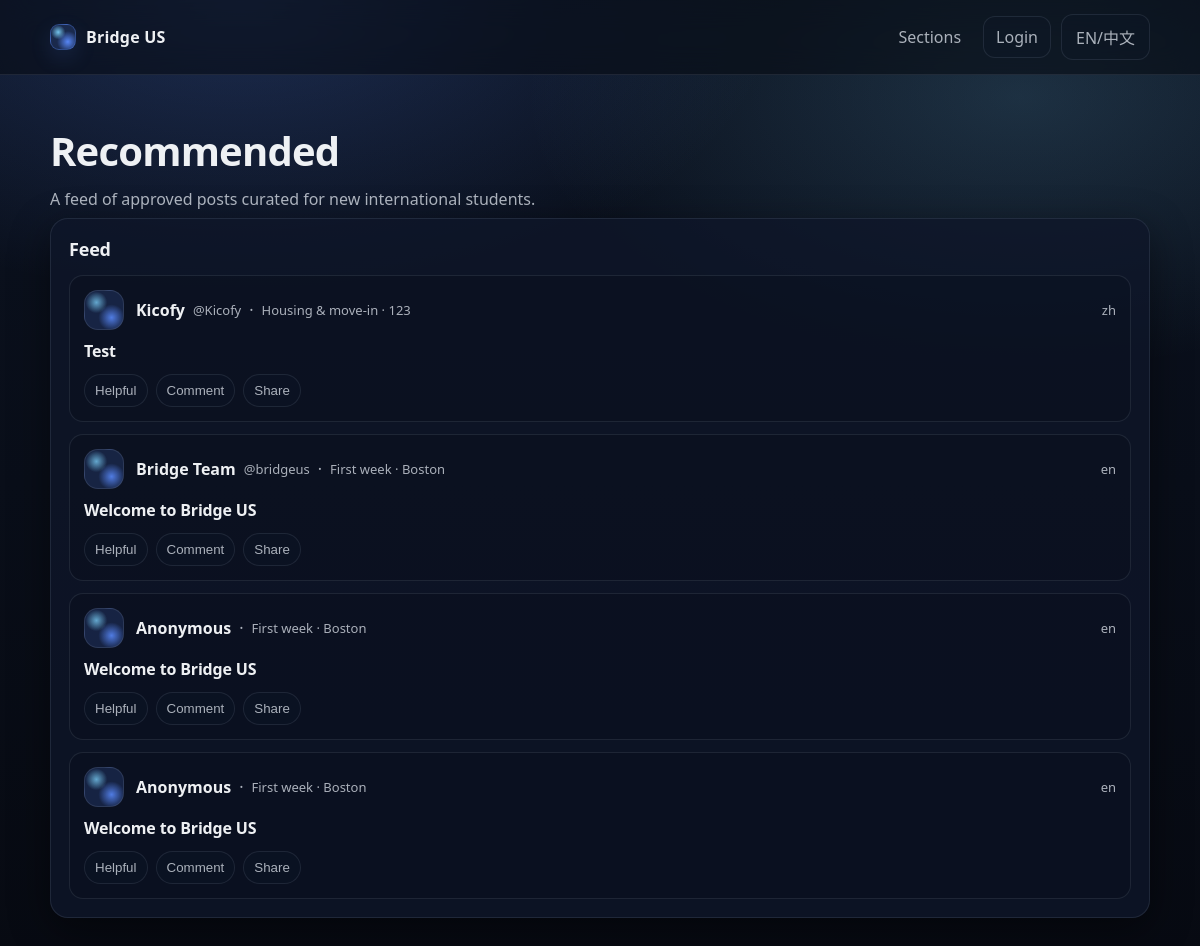
The page / on the database its author committed.
### tables this page shows
CREATE TABLE posts (
              id INTEGER PRIMARY KEY AUTOINCREMENT,
              title TEXT NOT NULL,
              content TEXT NOT NULL,
              city TEXT,
              section TEXT NOT NULL,
              status TEXT NOT NULL,
              source_lang TEXT NOT NULL DEFAULT 'en',
              created_at TEXT NOT NULL DEFAULT (datetime('now')),
              updated_at TEXT NOT NULL DEFAULT (datetime('now'))
            , author_name TEXT, author_handle TEXT, author_user_id INTEGER, reviewed_by_user_id INTEGER, review_note TEXT, reviewed_at TEXT);

### app.py (the view)
    @app.get("/")
    def index():
        posts = list_approved_posts(limit=10)
        return render_template("index.html", posts=posts)

### db.py (called while the page is built)
def get_db() -> sqlite3.Connection:
    db: Optional[sqlite3.Connection] = g.get("db")
    if db is None:
        db = sqlite3.connect(current_app.config["DATABASE_PATH"])
        db.row_factory = sqlite3.Row
        g.db = db
    return db

def list_approved_posts(
    *, limit: int = 50, city: Optional[str] = None, section: Optional[str] = None
) -> List[Dict[str, Any]]:
    db = get_db()
    q = """
    SELECT id, title, city, section, source_lang, created_at, author_name, author_handle
    FROM posts
    WHERE status = 'approved'
    """
    args: List[Any] = []
    if city:
        q += " AND lower(coalesce(city,'')) = lower(?)"
        args.append(city.strip())
    if section:
        q += " AND section = ?"
        args.append(section)
    q += " ORDER BY id DESC LIMIT ?"
    args.append(limit)
    rows = db.execute(q, tuple(args)).fetchall()
    return [dict(r) for r in rows]

### templates/index.html (shortened to what this page needs)
{% extends "base.html" %}
{% block content %}
  <section class="hero" style="padding-bottom: 8px;">
    <h1>Recommended</h1>
    <p class="muted">A feed of approved posts curated for new international students.</p>
  </section>
  <section class="card">
    <div class="row">
      <h2 style="margin: 0;">Feed</h2>
    </div>
    {% if posts and posts|length > 0 %}
      <ul class="feed">
        {% for p in posts %}
          <li class="post-card">
            <div class="post-head">
              <div class="avatar" aria-hidden="true"></div>
              <div class="post-head-main">
                <div class="author-line">
                  <span class="author-name">{{ p.author_name or "Anonymous" }}</span>
                  {% if p.author_handle %}<span class="author-handle">{{ p.author_handle }}</span>{% endif %}
                  <span class="dot">·</span>
                  <span class="meta">{{ section_label(p.section) }}{% if p.city %} · {{ p.city }}{% endif %}</span>
                </div>
              </div>
              <div class="meta">{{ p.source_lang }}</div>
            </div>
            <div class="post-body">
              <a class="post-title" href="{{ url_for('post_detail', post_id=p.id) }}">{{ p.title }}</a>
            </div>
            <div class="post-actions">
              <button class="action" type="button">Helpful</button>
              <button class="action" type="button">Comment</button>
              <button class="action" type="button">Share</button>
            </div>
          </li>
        {% endfor %}
      </ul>
    {% else %}
      <p class="muted">No approved posts yet. (Step 2) Insert one row with status=approved to verify DB wiring.</p>
    {% endif %}
  </section>
{% endblock %}

### static/app.css (style rules this page uses)
:root { --bg-0: #070a12; --bg-1: #0b1220; --surface-0: rgba(15, 23, 42, 0.78); --surface-1: rgba(17, 25, 44, 0.65); --border: rgba(148, 163, 184, 0.14); --border-2: rgba(148, 163, 184, 0.22); --text-0: rgba(248, 250, 252, 0.96); --text-1: rgba(226, 232, 240, 0.74); --accent: #5b8cff; --accent-2: #7dd3fc; --shadow: 0 12px 40px rgba(0, 0, 0, 0.45); --radius-lg: 18px; --radius-md: 14px; }
* { box-sizing: border-box; }
html, body { height: 100%; }
body { margin: 0; font-family: ui-sans-serif, system-ui, -apple-system, Segoe UI, Roboto, Arial; color: var(--text-0); background: radial-gradient(900px 500px at 20% 0%, rgba(91, 140, 255, 0.22), transparent 60%), radial-gradient(900px 500px at 85% 10%, rgba(125, 211, 252, 0.16), transparent 55%), linear-gradient(180deg, var(--bg-1), var(--bg-0)); }
a { color: var(--text-0); text-decoration: none; }
h1 { margin: 0; font-size: clamp(30px, 4vw, 40px); letter-spacing: -0.02em; }
h2 { margin: 0; font-size: 18px; letter-spacing: -0.01em; }
.muted { color: var(--text-1); margin: 0; }
.hero { padding: 22px 0 16px; }
.hero p { margin-top: 10px; max-width: 70ch; }
.card { background: var(--surface-0); border: 1px solid var(--border); border-radius: var(--radius-lg); padding: 18px; box-shadow: var(--shadow); }
.row { display: flex; justify-content: space-between; align-items: center; gap: 12px; flex-wrap: wrap; }
.feed { list-style: none; padding: 0; margin: 14px 0 0; display: grid; gap: 12px; }
.post-card { padding: 14px 14px; border: 1px solid var(--border); border-radius: var(--radius-md); background: rgba(7, 10, 18, 0.22); transition: transform 120ms ease, border-color 120ms ease, background 120ms ease; }
.post-head { display: grid; grid-template-columns: 42px 1fr auto; gap: 10px; align-items: center; }
.avatar { width: 40px; height: 40px; border-radius: 14px; background: radial-gradient(18px 18px at 30% 30%, rgba(125, 211, 252, 0.75), transparent 60%), radial-gradient(22px 22px at 70% 70%, rgba(91, 140, 255, 0.85), transparent 60%), rgba(91, 140, 255, 0.16); border: 1px solid rgba(148, 163, 184, 0.18); }
.author-line { display: flex; flex-wrap: wrap; gap: 8px; align-items: center; min-width: 0; }
.author-name { font-weight: 700; }
.author-handle { color: var(--text-1); font-size: 13px; }
.meta { color: var(--text-1); font-size: 13px; }
.dot { color: var(--text-1); }
.post-body { margin-top: 10px; }
.post-title { display: inline-block; font-weight: 720; letter-spacing: -0.01em; color: var(--text-0); }
.post-actions { margin-top: 12px; display: flex; gap: 8px; flex-wrap: wrap; }
.action { border: 1px solid var(--border); background: rgba(15, 23, 42, 0.30); color: var(--text-1); padding: 8px 10px; border-radius: 999px; cursor: pointer; }

### rows shown on the page
posts: author_name "Kicofy", author_handle "@Kicofy", section "Housing & move-in", city "123", source_lang "zh", title "Test"
posts: author_name "Bridge Team", author_handle "@bridgeus", section "First week", city "Boston", source_lang "en", title "Welcome to Bridge US"
posts: author_name "Anonymous", section "First week", city "Boston", source_lang "en", title "Welcome to Bridge US"
posts: author_name "Anonymous", section "First week", city "Boston", source_lang "en", title "Welcome to Bridge US"
